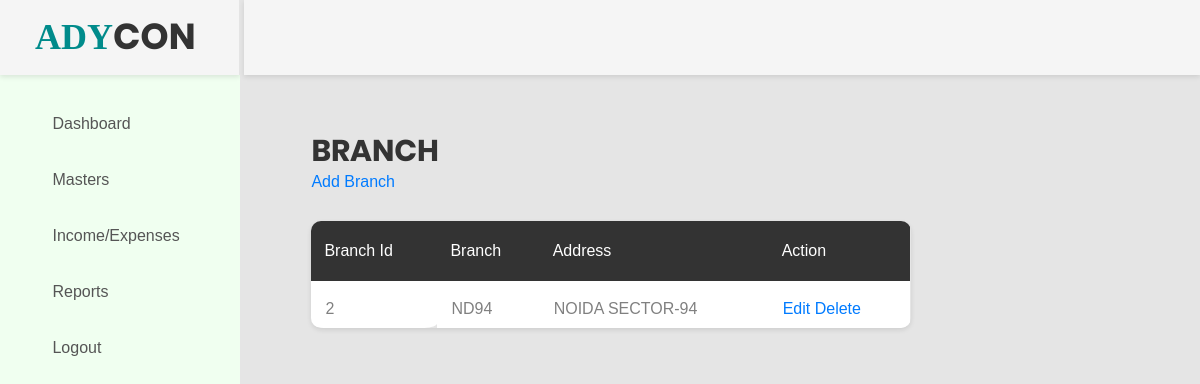
Screenshot of /branch.php (signed in) with the database file from the repository.
### tables this page shows
CREATE TABLE `branch` (
  `branch_id` int(11) NOT NULL,
  `branch` varchar(50) NOT NULL,
  `address1` varchar(255) NOT NULL
);

### branch.php (the view, shortened to what this page needs)
<?php
include('header.php');
$res= mysqli_query($con,"Select * from branch order by branch_id desc");
?>
<?php
if (mysqli_num_rows($res)>=0) {
?>
<div class="main-content">
    <div class="section__content section__content--p30">
        <div class="container-fluid">
            <div class="row">
                <div class="col-lg-9">
                <h2>BRANCH</h2>
                <a href="manage_branch.php">Add Branch</a><br></br>
                    <div class="table-responsive table--no-card m-b-30">
                        <table class="table table-borderless table-striped table-earning">
                            <thead>
    <tr>
        <th>Branch Id</th>
        <th>Branch</th>
        <th>Address</th>
        <th>Action</th>
    </tr>
    </thead>
    <tbody>
    <?php
    while($row=mysqli_fetch_assoc($res)){
    ?>
    <tr>
        <td><?php echo $row['branch_id'];?></td>
        <td><?php echo $row['branch'];?></td>
        <td><?php echo $row['address1'];?></td>
        <td>
            <a href="manage_branch.php?id=<?php echo $row['branch_id'];?>">Edit</a>
            <a href="?type=delete&id=<?php echo $row['branch_id'];?>">Delete</a>
        </td>
    </tr>
    <?php } ?>
    </tbody>
</table>
<?php
    }
    else{
        echo "No Data Found";
    }
?>
                     </div>
                </div>
            </div>
        </div>
    </div>
</div>
<?php
include('footer.php');
?>

### rows the page displays
branch: branch_id "2", branch "ND94", address1 "NOIDA SECTOR-94"
